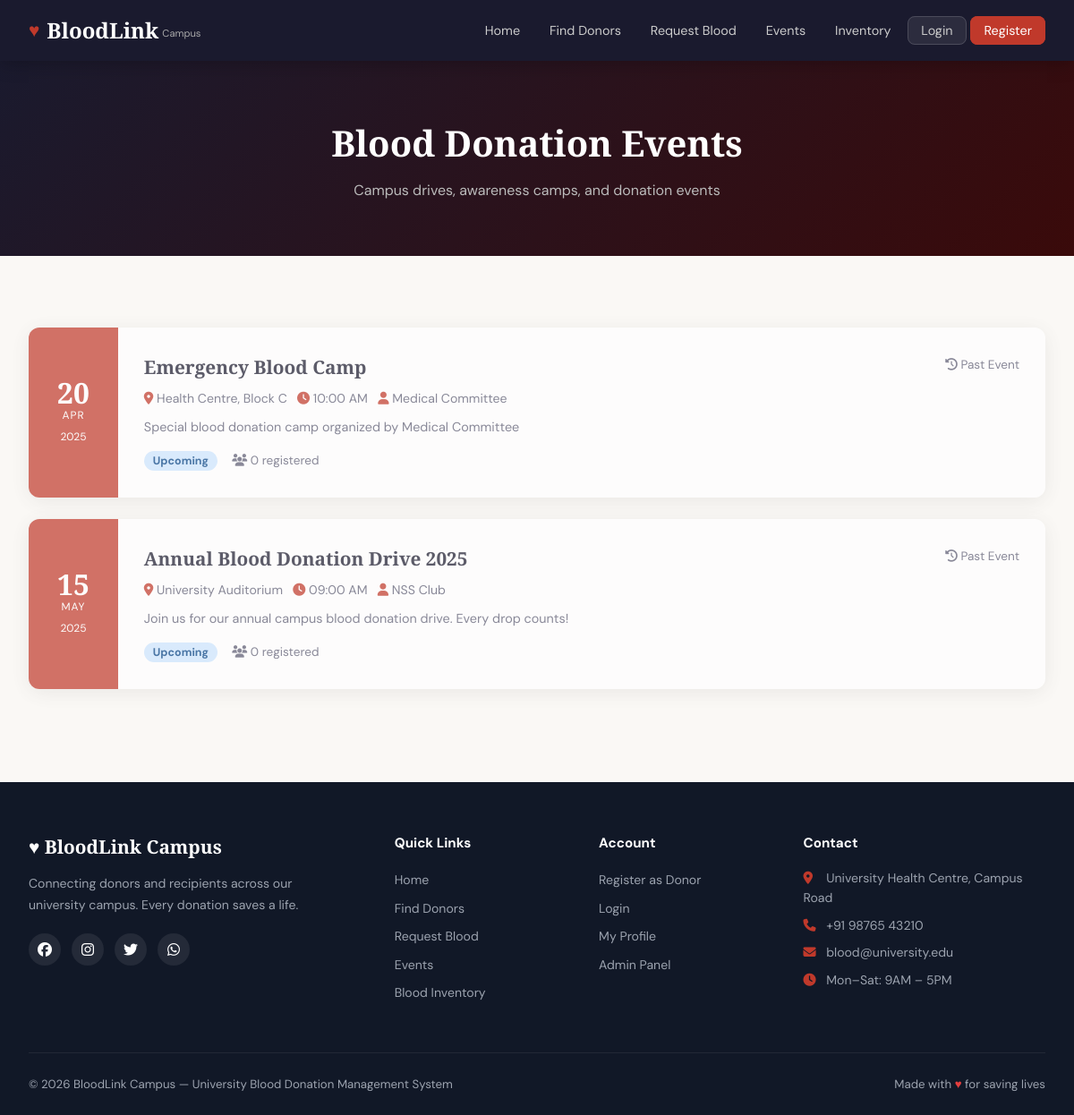
Page /pages/events.php on the committed database.
### tables this page shows
CREATE TABLE IF NOT EXISTS events (
    id INT AUTO_INCREMENT PRIMARY KEY,
    title VARCHAR(200) NOT NULL,
    description TEXT,
    event_date DATE NOT NULL,
    event_time TIME,
    venue VARCHAR(200),
    organizer VARCHAR(100),
    status ENUM('Upcoming','Ongoing','Completed','Cancelled') DEFAULT 'Upcoming',
    created_at TIMESTAMP DEFAULT CURRENT_TIMESTAMP
);

### pages/events.php (the view, shortened to what this page needs)
<?php
$db = getDB();
$events = $db->query("
SELECT e.*,
(SELECT COUNT(*) FROM event_registrations er WHERE er.event_id = e.id) as reg_count
FROM events e
ORDER BY event_date ASC
");
include '../includes/header.php';
?>
<div class="page-hero">
    <h1>Blood Donation Events</h1>
    <p>Campus drives, awareness camps, and donation events</p>
</div>
<section class="section">
    <div class="container">
        <?php if ($events->num_rows === 0): ?>
        <div style="text-align:center;padding:4rem;color:var(--gray)">
            <i class="fas fa-calendar-times" style="font-size:3rem;color:var(--red-light);margin-bottom:1rem;display:block"></i>
            <h3>No events scheduled</h3>
        </div>
        <?php else: ?>
        <?php while($ev = $events->fetch_assoc()):
            $d = new DateTime($ev['event_date']);
            $isPast = $ev['event_date'] < date('Y-m-d');
            $userRegistered = false;
        ?>
        <div class="card" style="margin-bottom:1.5rem;<?php echo $isPast ? 'opacity:0.7' : ''; ?>">
            <div style="display:flex;flex-wrap:wrap">
                <div class="event-date-box" style="display:flex;flex-direction:column;justify-content:center;padding:2rem;min-width:100px">
                    <div class="event-date-day"><?php echo $d->format('d'); ?></div>
                    <div class="event-date-month"><?php echo $d->format('M'); ?></div>
                    <div style="font-size:0.75rem;margin-top:4px"><?php echo $d->format('Y'); ?></div>
                </div>
                <div class="card-body" style="flex:1">
                    <div style="display:flex;justify-content:space-between;align-items:start;flex-wrap:wrap;gap:1rem">
                        <div>
                            <h3 style="font-family:var(--font-display);font-size:1.3rem;margin-bottom:6px"><?php echo htmlspecialchars($ev['title']); ?></h3>
                            <div style="color:var(--gray);font-size:0.88rem;margin-bottom:10px">
                                <span><i class="fas fa-map-marker-alt" style="color:var(--red)"></i> <?php echo htmlspecialchars($ev['venue']); ?></span> &nbsp;
                                <?php if($ev['event_time']): ?><span><i class="fas fa-clock" style="color:var(--red)"></i> <?php echo date('h:i A', strtotime($ev['event_time'])); ?></span> &nbsp;<?php endif; ?>
                                <span><i class="fas fa-user" style="color:var(--red)"></i> <?php echo htmlspecialchars($ev['organizer']); ?></span>
                            </div>
                            <p style="font-size:0.9rem;color:var(--gray);margin-bottom:12px"><?php echo htmlspecialchars($ev['description']); ?></p>
                            <span class="status-badge status-<?php echo $ev['status']; ?>"><?php echo $ev['status']; ?></span>
                            <span style="font-size:0.85rem;color:var(--gray);margin-left:12px"><i class="fas fa-users"></i> <?php echo $ev['reg_count']; ?> registered</span>
                        </div>
                        <div>
                            <?php if ($ev['status'] === 'Upcoming' && !$isPast): ?>
                                <?php if (!isLoggedIn()): ?>
                                    <a href="/login.php" class="btn btn-outline-dark btn-sm">Login to Register</a>
                                <?php elseif ($userRegistered): ?>
                                    <span class="btn btn-sm" style="background:#d4edda;color:#155724;cursor:default"><i class="fas fa-check"></i> Registered</span>
                                <?php else: ?>
                                    <form method="POST" style="display:inline">
                                        <input type="hidden" name="event_id" value="<?php echo $ev['id']; ?>">
                                        <button type="submit" class="btn btn-primary btn-sm"><i class="fas fa-calendar-check"></i> Register</button>
                                    </form>
                                <?php endif; ?>
                            <?php elseif($isPast || $ev['status'] === 'Completed'): ?>
                                <span style="font-size:0.85rem;color:var(--gray)"><i class="fas fa-history"></i> Past Event</span>
                            <?php endif; ?>
                        </div>
                    </div>
                </div>
            </div>
        </div>
        <?php endwhile; ?>
        <?php endif; ?>
    </div>
</section>
<?php include '../includes/footer.php'; ?>

### assets/css/style.css (style rules this page uses)
:root { --red: #c0392b; --red-dark: #922b21; --red-light: #f5b7b1; --red-pale: #fdf2f2; --gold: #d4a017; --ivory: #faf8f5; --charcoal: #1a1a2e; --gray: #5a5a72; --gray-light: #e8e6e3; --white: #ffffff; --shadow: 0 4px 24px rgba(0,0,0,0.10); --shadow-lg: 0 12px 40px rgba(192,57,43,0.15); --radius: 12px; --font-display: 'Playfair Display', Georgia, serif; --font-body: 'DM Sans', sans-serif; --transition: 0.3s cubic-bezier(0.4, 0, 0.2, 1); }
* { margin: 0; padding: 0; box-sizing: border-box; }
body { font-family: var(--font-body); background: var(--ivory); color: var(--charcoal); line-height: 1.6; min-height: 100vh; }
.section { padding: 80px 2rem; }
.container { max-width: 1200px; margin: 0 auto; }
.card { background: var(--white); border-radius: var(--radius); box-shadow: var(--shadow); overflow: hidden; transition: var(--transition); }
.card-body { padding: 1.8rem; }
.status-Upcoming { color: #004085; background: #cce5ff; }
.status-badge { padding: 3px 10px; border-radius: 50px; font-size: 0.78rem; font-weight: 700; }
.page-hero { background: linear-gradient(135deg, var(--charcoal), #3a0a0a); color: var(--white); padding: 60px 2rem; text-align: center; }
.page-hero h1 { font-family: var(--font-display); font-size: 2.5rem; font-weight: 900; }
.page-hero p { color: #bbb; margin-top: 0.5rem; }
.event-date-box { background: var(--red); color: var(--white); text-align: center; padding: 1rem; min-width: 80px; }
.event-date-day { font-family: var(--font-display); font-size: 2rem; font-weight: 900; line-height: 1; }
.event-date-month { font-size: 0.75rem; text-transform: uppercase; letter-spacing: 1px; }

### rows in the picture
events: event_date "20", event_date "APR", event_date "2025", title "Emergency Blood Camp", venue "Health Centre, Block C", event_time "10:00 AM", organizer "Medical Committee", description "Special blood donation camp organized by Medical Committee", status "Upcoming", reg_count "0", shows "Past Event"
events: event_date "15", event_date "MAY", event_date "2025", title "Annual Blood Donation Drive 2025", venue "University Auditorium", event_time "09:00 AM", organizer "NSS Club", description "Join us for our annual campus blood donation drive. Every drop counts!", status "Upcoming", reg_count "0", shows "Past Event"
